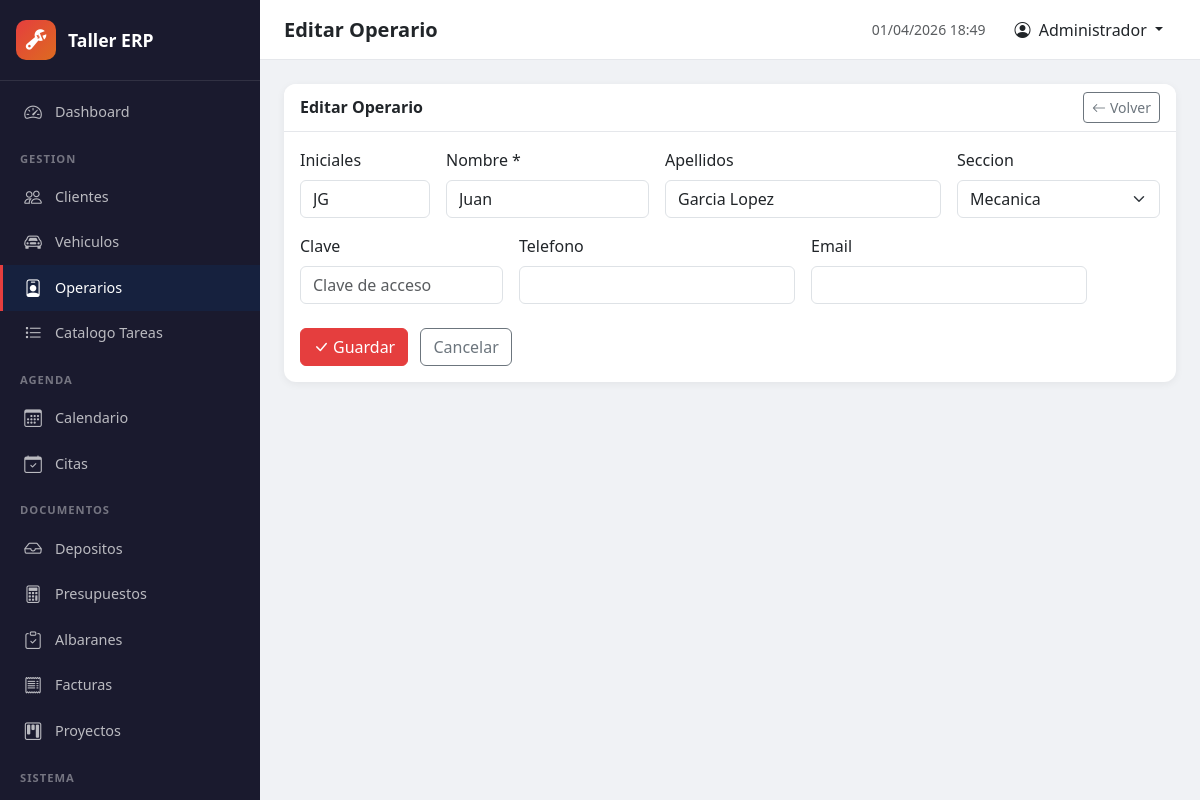
The app's page /index.php?c=operario&a=edit&id=1 (signed in) with its own data.
### tables this page shows
CREATE TABLE IF NOT EXISTS operarios (
    id INT AUTO_INCREMENT PRIMARY KEY,
    id_iniciales VARCHAR(10) DEFAULT '',
    nombre VARCHAR(50) NOT NULL,
    apellidos VARCHAR(75) DEFAULT '',
    telefono VARCHAR(20) DEFAULT '',
    email VARCHAR(50) DEFAULT '',
    clave VARCHAR(20) DEFAULT '',
    seccion VARCHAR(20) DEFAULT '',
    activo VARCHAR(2) DEFAULT 'SI',
    created_at DATETIME DEFAULT CURRENT_TIMESTAMP,
    updated_at DATETIME DEFAULT CURRENT_TIMESTAMP ON UPDATE CURRENT_TIMESTAMP
);

### core/Controller.php (called while the page is built, shortened)
<?php
class Controller {
    protected function view($name, $data = []) {
        extract($data);
        $viewFile = __DIR__ . '/../views/' . $name . '.php';
        include $viewFile;
        include __DIR__ . '/../views/layout/master.php';
    }
}

### controllers/OperarioController.php (called while the page is built, shortened)
<?php
class OperarioController extends Controller {
    public function edit() {
        $id = (int)$this->getParam('id');
        $operario = Operario::findById($id);
        $this->view('operarios/form', ['pageTitle' => 'Editar Operario', 'operario' => $operario]);
    }
}

### core/Router.php (called while the page is built, shortened)
<?php
class Router {
    public function dispatch() {
        $action = $_GET['a'] ?? 'index';
        $action = preg_replace('/[^a-zA-Z0-9_]/', '', $action);
        $instance = new $controllerClass();
        $instance->$action();
    }
}

### index.php (called while the page is built, shortened)
<?php
require_once __DIR__ . '/core/Helpers.php';
require_once __DIR__ . '/core/Model.php';
require_once __DIR__ . '/core/Controller.php';
require_once __DIR__ . '/core/Router.php';
$router = new Router();
$router->dispatch();

### core/Model.php (called while the page is built, shortened)
<?php
class Model {
    protected static $table = '';
    public static function getDB() {
        return getDB();
    }
    public static function findById($id) {
        $db = self::getDB();
        $stmt = $db->prepare("SELECT * FROM " . static::$table . " WHERE id = ?");
        $stmt->execute([$id]);
        return $stmt->fetch();
    }
}

### core/Helpers.php (called while the page is built, shortened)
<?php
function e($str) {
    return htmlspecialchars($str ?? '', ENT_QUOTES, 'UTF-8');
}

### views/operarios/form.php (the view, shortened to what this page needs)
<?php $o = $operario; $isEdit = !empty($o); ?>
<div class="card form-card">
    <div class="card-header d-flex justify-content-between align-items-center">
        <h6 class="mb-0 fw-bold"><?= $isEdit ? 'Editar Operario' : 'Nuevo Operario' ?></h6>
        <a href="index.php?c=operario" class="btn btn-sm btn-outline-secondary"><i class="bi bi-arrow-left me-1"></i>Volver</a>
    </div>
    <div class="card-body">
        <form method="POST" action="index.php?c=operario&a=<?= $isEdit ? 'update' : 'store' ?>">
            <div class="row g-3">
                <div class="col-md-2">
                    <label class="form-label">Iniciales</label>
                    <input type="text" class="form-control" name="id_iniciales" value="<?= e($o['id_iniciales'] ?? '') ?>" maxlength="10" placeholder="JG">
                </div>
                <div class="col-md-3">
                    <label class="form-label">Nombre *</label>
                    <input type="text" class="form-control" name="nombre" value="<?= e($o['nombre'] ?? '') ?>" required>
                </div>
                <div class="col-md-4">
                    <label class="form-label">Apellidos</label>
                    <input type="text" class="form-control" name="apellidos" value="<?= e($o['apellidos'] ?? '') ?>">
                </div>
                <div class="col-md-3">
                    <label class="form-label">Seccion</label>
                    <select class="form-select" name="seccion">
                        <?php foreach (['mecanica','electricidad','chapa','pintura','tapiceria','diagnosis'] as $s): ?>
                            <option value="<?= $s ?>" <?= ($o['seccion'] ?? '') === $s ? 'selected' : '' ?>><?= ucfirst($s) ?></option>
                        <?php endforeach; ?>
                    </select>
                </div>
                <div class="col-md-3">
                    <label class="form-label">Clave</label>
                    <input type="text" class="form-control" name="clave" value="<?= e($o['clave'] ?? '') ?>" placeholder="Clave de acceso">
                </div>
                <div class="col-md-4">
                    <label class="form-label">Telefono</label>
                    <input type="text" class="form-control" name="telefono" value="<?= e($o['telefono'] ?? '') ?>">
                </div>
                <div class="col-md-4">
                    <label class="form-label">Email</label>
                    <input type="email" class="form-control" name="email" value="<?= e($o['email'] ?? '') ?>">
                </div>
            </div>
            <div class="mt-4">
                <button type="submit" class="btn btn-primary"><i class="bi bi-check-lg me-1"></i><?= $isEdit ? 'Guardar' : 'Crear Operario' ?></button>
                <a href="index.php?c=operario" class="btn btn-outline-secondary ms-2">Cancelar</a>
            </div>
        </form>
    </div>
</div>

### assets/css/app.css (style rules this page uses)
:root { --sidebar-width: 260px; --sidebar-bg: #1a1a2e; --sidebar-hover: #16213e; --sidebar-active: #e53e3e; --topbar-height: 60px; --primary: #e53e3e; --primary-dark: #c53030; }
* { box-sizing: border-box; }
body { font-family: 'Segoe UI', system-ui, -apple-system, sans-serif; background: #f0f2f5; margin: 0; min-height: 100vh; }
.btn-primary { background: var(--primary); border-color: var(--primary); }
.form-card { border: none; border-radius: 12px; box-shadow: 0 2px 8px rgba(0,0,0,0.06); }
.form-card .card-header { background: #fff; border-bottom: 1px solid #e5e7eb; border-radius: 12px 12px 0 0 !important; }

### records on screen
operarios: id_iniciales "JG", nombre "Juan", apellidos "Garcia Lopez", seccion "Mecanica"

### other values on screen
APP_NAME "Taller ERP"
$pageTitle "Editar Operario"
currentUser()['nombre'] "Administrador"
